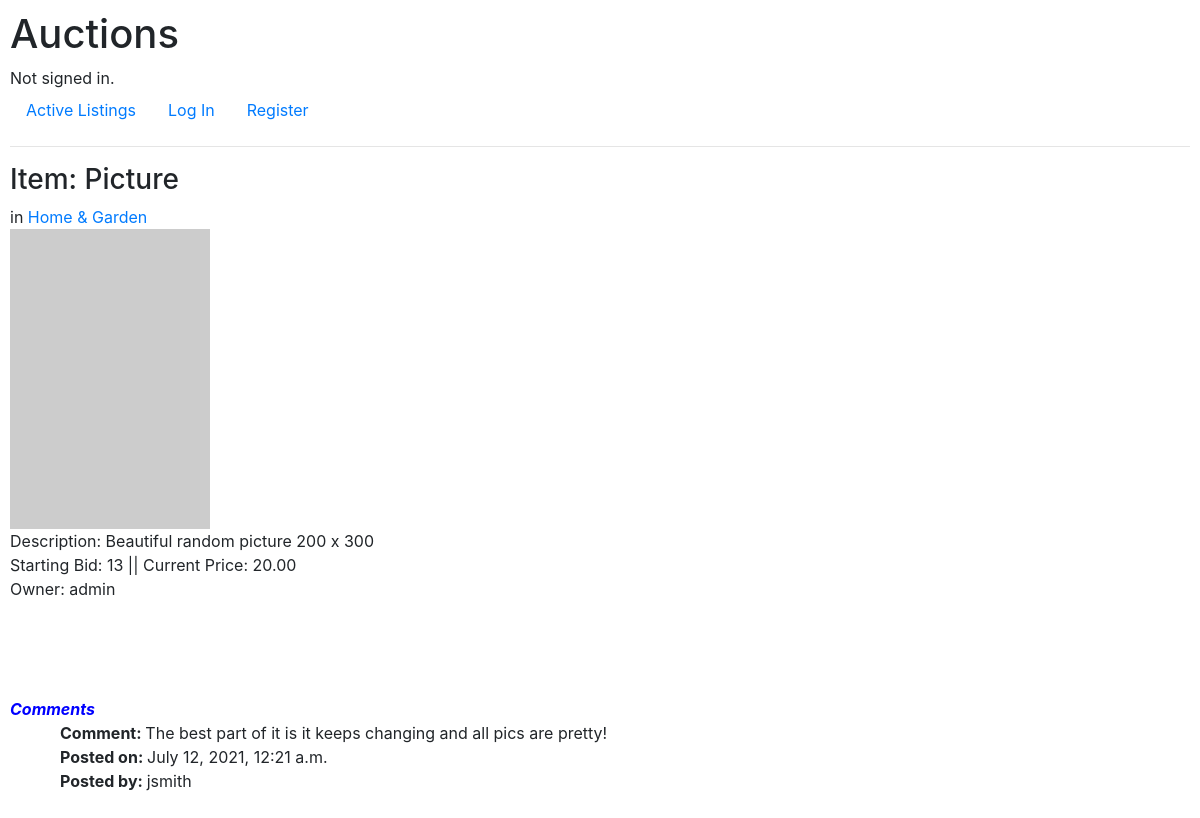
The app's page /listing/6/ with its own data.
### auctions/models.py (models this page shows, shortened)
class AuctionListing(models.Model):
    title = models.CharField(max_length=128)
    description = models.CharField(max_length=1024)
    category = models.CharField(max_length=32,
        choices=[(categories[x][0], categories[x][0]) for x in range(0,len(categories))],
        default=categories[0][0],
        blank=True)
    image = models.URLField(blank=True)
    starting_price = models.IntegerField()
    status = models.BooleanField(default=True) #active or not
    date_posted = models.DateTimeField(auto_now_add=True)
    owner = models.ForeignKey("User", on_delete=models.CASCADE, related_name="owner_listings")
    winner = models.ForeignKey("User", on_delete=models.CASCADE, related_name="winner_listings")
    def getCurrentPrice(self):
        if len(self.bids.all()) != 0: #bids is the related_name
            return max([bid.amount for bid in self.bids.all()])
        else:
            return self.starting_price

class Bid(models.Model):
    listing = models.ForeignKey("AuctionListing", on_delete=models.CASCADE, related_name='bids')
    bidder = models.ForeignKey("User", on_delete=models.CASCADE)
    amount = models.DecimalField(max_digits=12, decimal_places=2)

class User(AbstractUser):
    watchlist = models.ManyToManyField("AuctionListing", related_name="watchers")

class Comment(models.Model):
    listing = models.ForeignKey("AuctionListing", on_delete=models.CASCADE, related_name='comments')
    author = models.ForeignKey("User", on_delete=models.CASCADE, related_name='commenters')
    comment = models.TextField()
    date_time_posted = models.DateTimeField(auto_now_add=True)

### auctions/views.py (the view, shortened to what this page needs)
# urls.py: path("listing/<int:item_id>/", views.listing, name="listing"),
def listing(request, item_id):
    try:
        item = AuctionListing.objects.get(id=item_id)
    except AuctionListing.DoesNotExist:
        raise Http404("The listing does not exist.:/")
    if not request.user.is_authenticated:
        return render(request, "auctions/listing.html", {
            "item": item,
            "comments": item.comments.all(),
        })

### auctions/templates/auctions/listing.html (shortened to what this page needs)
{% extends "auctions/layout.html" %}
{% load static %}
{% block body %}
    <h3>Item: {{ item.title }}</h3>
    in <a href="{% url 'category' item.category %}">{{ item.category }}</a>
    <br>
    {% if item.image != "" %}
        <img src="{{ item.image }}" alt="image of the item">
    {% endif %}
    <br>
    Description: {{ item.description }}
    <br>
    Starting Bid: {{ item.starting_price }} ||
    Current Price: {{ item.getCurrentPrice }}
    <br>
    {% if item.owner == user %}
        Owner: you
    {% else %}
        Owner: {{ item.owner.username }}
    {% endif %}
    <br>
    <br>
    <br>
    <br>
    <br>
    <strong style="color: blue"><em>Comments</em></strong>
    <br>
    {% for comment in comments %}
        <strong style="padding-left: 50px">Comment: </strong> {{ comment.comment }} <br>
        <strong style="padding-left: 50px">Posted on: </strong> {{ comment.date_time_posted }} <br>
        <strong style="padding-left: 50px">Posted by: </strong> {{ comment.author.username }} <br>
        <br>
    {% endfor %}
{% endblock %}

### auctions/static/auctions/styles.css (style rules this page uses)
body { padding: 10px; }

### records on screen
AuctionListing: title "Picture", category "Home & Garden", description "Beautiful random picture 200 x 300", starting_price "13", getCurrentPrice "20.00", owner.username "admin"
Comment: comment "The best part of it is it keeps changing and all pics are pretty!", date_time_posted "July 12, 2021, 12:21 a.m.", author.username "jsmith"
